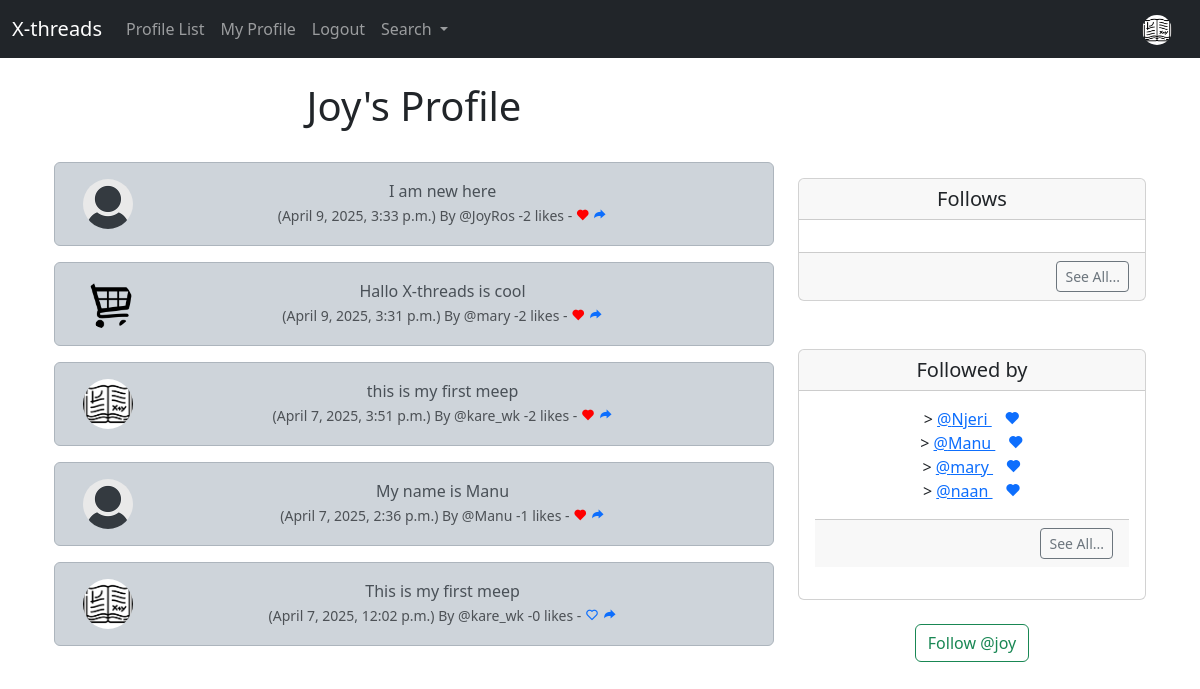
Screenshot of /profile/2 (signed in) with the database file from the repository.
### musker/models.py (models this page shows, shortened)
class Profile(models.Model):
    user = models.OneToOneField(User, on_delete=models.CASCADE)
    follows = models.ManyToManyField("self",
                                    related_name="followed_by",
                                    symmetrical=False,
                                    blank=True)
    date_modified = models.DateTimeField(User, auto_now=True)
    profile_image = models.ImageField(null=True, blank=True, upload_to="images/")
    profile_bio = models.CharField(null=True, blank=True,max_length=500)
    homepage_link = models.CharField(null=True, blank=True,max_length=500)
    facebook_link = models.CharField(null=True, blank=True,max_length=500)
    instagram_link = models.CharField(null=True, blank=True,max_length=500)
    linkedIn_link = models.CharField(null=True, blank=True,max_length=500)
    def create_profile(sender, instance, created, **kwargs):
        if created:
            user_profile = Profile(user=instance)
            user_profile.save()
            user_profile.follows.set([instance.profile.id])
            user_profile.save()
    post_save.connect(create_profile, sender=User)

class Meep(models.Model):
    user = models.ForeignKey(User, related_name="meeps", on_delete=models.DO_NOTHING)
    body = models.CharField(max_length=200)
    created_at = models.DateTimeField(auto_now_add=True)
    likes = models.ManyToManyField(User, related_name="meep_like",blank=True )
    def number_of_likes(self):
        return self.likes.count()

### musker/views.py (the view, shortened to what this page needs)
# urls.py: path('profile/<int:pk>', views.profile, name="profile"),
def profile(request, pk):
   if request.user.is_authenticated:
        profile = Profile.objects.get(user_id=pk)
        meeps = Meep.objects.filter(user_id=pk)
        meeps = Meep.objects.all().order_by("-created_at")
        return render(request, 'profile.html', {"profile":profile, "meeps": meeps})
   else:
       messages.success(request, ("You must be logged in to view profiles."))
       return redirect('home')

### musker/templates/profile.html (shortened to what this page needs)
{% extends 'base.html' %}
{% load static %}
{% block content %}
{% if profile %}
    <div class="container text-center">
        <div class="row">
            <div class="col-8">
                <h1>{{ profile.user.username }}'s Profile</h1>
                <br/>
                {% if meeps %}
                    {% for meep in meeps %}
                        <div class="alert alert-dark" role="alert">
                            <div class="container">
                                <div class="row">
                                    <div class="col-1">
                                        {% if meep.user.profile.profile_image %}
                                            <img src="{{ meep.user.profile.profile_image.url }}" width="50" height="50" class="rounded-circle" alt="{{ profile.user.username }}">
                                        {% else %}
                                            <img src="{% static 'images/default_profile_pic (1).png' %}" width="50" height="50" class="rounded-circle" alt="{{ profile.user.username }}">
                                        {% endif %}
                                    </div>
                                    <div class="col-11">
                                        {{ meep.body }}<br/>
                                        <small class="text-muted">
                                            ({{ meep.created_at }}) By @{{ meep.user.username }}
                                            -{{ meep.number_of_likes }} likes -
                                            {% if user in meep.likes.all %}
                                                <a href="{% url 'meep_like' meep.id %}"><i class='bx bxs-heart' style="color:red;"></i></a>
                                            {% else %}
                                                <a href="{% url 'meep_like' meep.id %}"><i class='bx bx-heart'></i></a>
                                            {% endif %}
                                            <a href="{% url 'show_meep' meep.id %}"> <i class='bx bxs-share bx-flip-horizontal' ></i></a>
                                        </small>
                                    </div>
                                    <br/><br/>
                                </div>
                            </div>
                        </div>
                    {% endfor %}
                {% endif %}
            </div>
            <div class="col-4">
                <br><br>
                <br>
               <br>
                <div class="card">
                    <h5 class="card-header">Follows</h5>
                    <div class="card-body">
                    </div>
                    <div class="card-footer text-end ">
                        <a href="{% url 'follows' profile.user.id %}"
                           class="btn btn-sm btn-outline-secondary">See All...</a>
                    </div>
                </div>
                <br><br>
                <div class="card">
                    <h5 class="card-header">Followed by</h5>
                    <div class="card-body">
                        <p class="card-text">
                            {% for followed_by in profile.followed_by.all %}>
                            <a href="{% url 'profile' followed_by.user.id %}">@{{ followed_by.user.username }}
                            </a>&nbsp;&nbsp;
                            {% if following in profile.follows.all %}
                            <a href="{% url 'unfollow' following.user.id  %}"><i class='bx bx-undo bx-flip-horizontal'></i></a>
                            <br>
                            {% else %}
                            <a href="{% url 'follow' followed_by.user.id %}">
                                <i class='bx bxs-heart'></i>
                            </a>
                            <br>
                            {% endif %}
                            {% endfor %}
                                <div class="card-footer text-end ">
                                    <a href="{% url 'followers' profile.user.id %}"
                                       class="btn btn-sm btn-outline-secondary">See All...</a>
                                </div>
                        </p>
                    </div>
                </div>
                <br>
                <form method="POST">
                    {% if profile in user.profile.follows.all %}
                        <button class="btn btn-outline-danger" name="follow" value="unfollow" type="submit">Unfollow @{{ profile.user.username|lower }}</button>
                    {% else %}
                        <button class="btn btn-outline-success" name="follow" value="follow" type="submit">Follow @{{ profile.user.username|lower }}</button>
                    {% endif %}
                </form>
                <br>
            </div>
        </div>
    </div>
{% endif %}
{% endblock %}

### musker/templates/navbar.html (shortened to what this page needs)
{% load static %}
<nav class="navbar navbar-expand-lg  navbar-dark bg-dark">
    <div class="container-fluid">
      <a class="navbar-brand" href="{% url 'home' %}">X-threads</a>
      <div class="collapse navbar-collapse" id="navbarSupportedContent">
        <ul class="navbar-nav me-auto mb-2 mb-lg-0">
          <li class="nav-item">
            <a class="nav-link" href="{% url 'profile_list' %}">Profile List</a>
          </li>
          {% if user.is_authenticated %}
             <li class="nav-item">
             <a class="nav-link" href="{% url 'profile' request.user.id %}">My Profile </a>
             </li>
             <li class="nav-item">
              <a class="nav-link" href="{% url 'logout' %}">Logout</a>
              </li>
          {% endif %}
          <li class="nav-item dropdown">
            <a class="nav-link dropdown-toggle" href="#" role="button" data-bs-toggle="dropdown" aria-expanded="false">
              Search
            </a>
          </li>
        </ul>
        {% if user.is_authenticated %}
             <li class="nav-link navbar-brand">
               <a href="{% url 'profile' request.user.id %}">
                {% if user.profile.profile_image %}
                <img src="{{ user.profile.profile_image.url  }}" class="rounded-circle" width="30">
                {% else %}
                <img src="{% static 'images/default_profile_pic (1).png' %}" width=50 height=50 class="rounded-circle" alt="{{ meep.user.username }}">
                {% endif %}
               </a>
             </li>
        {% endif %}
      </div>
    </div>
  </nav>

### rows the page displays
Profile: user.username "Joy", user.username "joy"
Meep: body "I am new here", created_at "April 9, 2025, 3:33 p.m.", user.username "JoyRos", number_of_likes "2"
Meep: user.profile.profile_image (picture), body "Hallo X-threads is cool", created_at "April 9, 2025, 3:31 p.m.", user.username "mary", number_of_likes "2"
Meep: user.profile.profile_image (picture), body "this is my first meep", created_at "April 7, 2025, 3:51 p.m.", user.username "kare_wk", number_of_likes "2"
Meep: body "My name is Manu", created_at "April 7, 2025, 2:36 p.m.", user.username "Manu", number_of_likes "1"
Meep: user.profile.profile_image (picture), body "This is my first meep", created_at "April 7, 2025, 12:02 p.m.", user.username "kare_wk", number_of_likes "0"
Profile: user.username "Njeri"
Profile: user.username "Manu"
Profile: user.username "mary"
Profile: user.username "naan"
